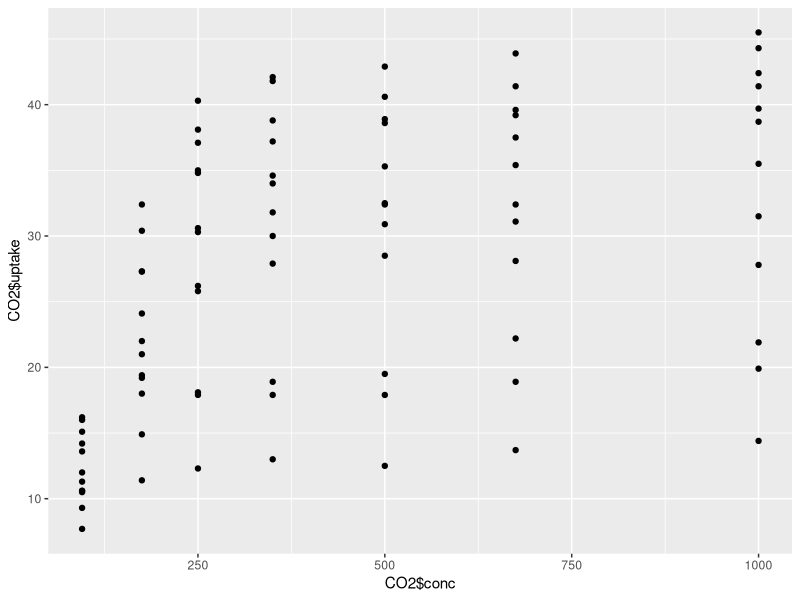
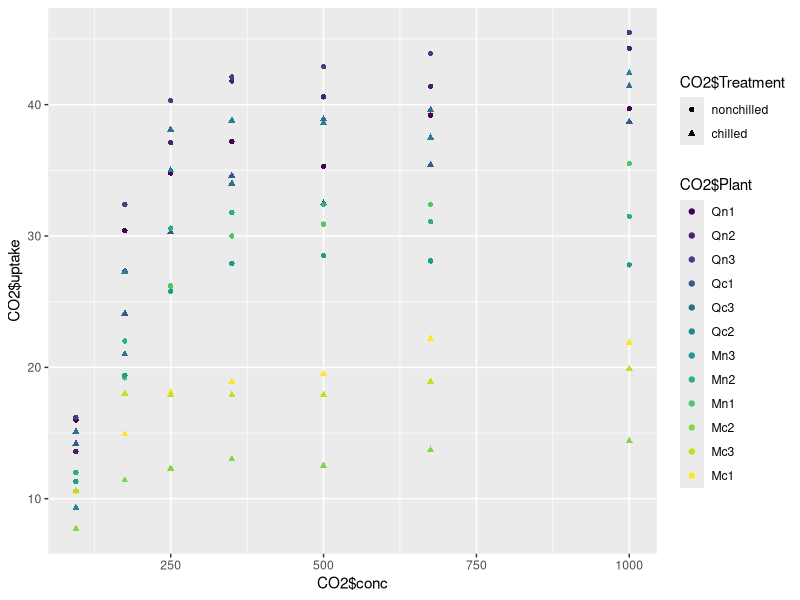
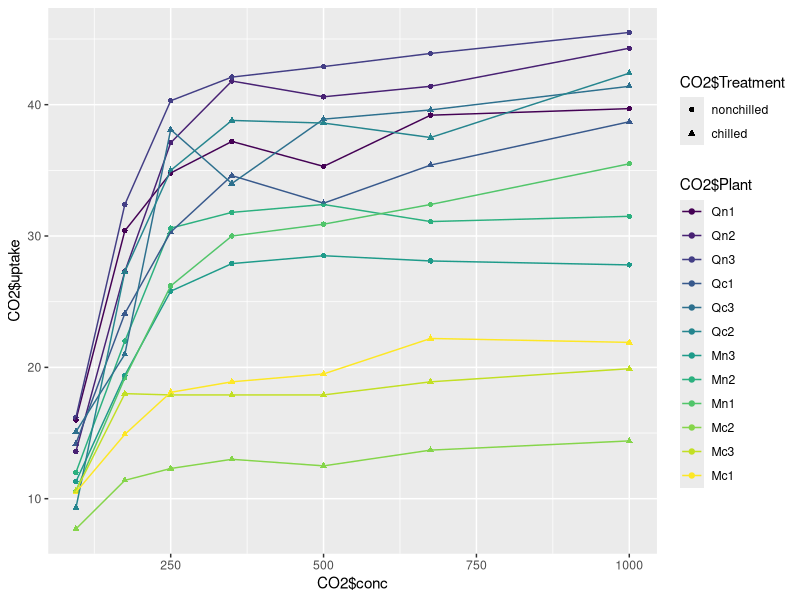
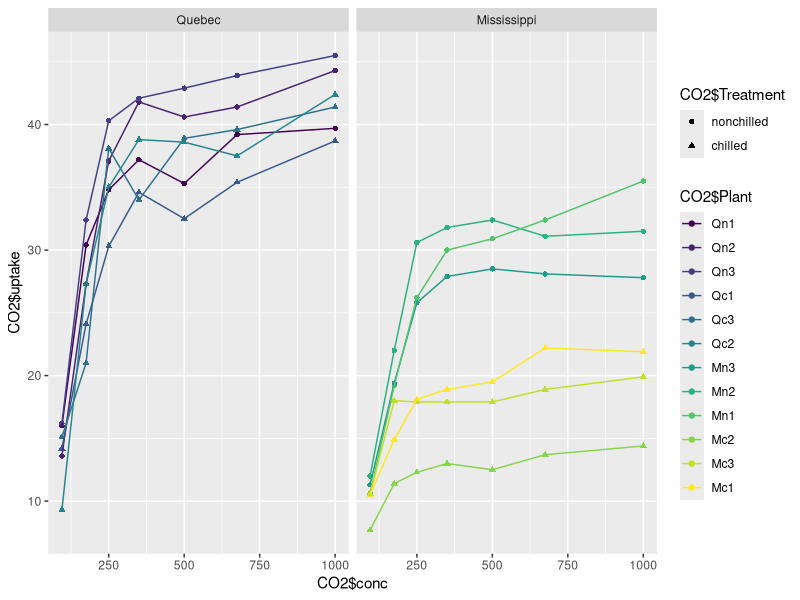

Here is the R script that generated these plots, in order:
#Qplot
#simple plot
# adding aes
# adding layers with geom
# adding comparison with facet

library(ggplot2)
?econdata
head(co2)
names(co2)
#Simple qplot
qplot(CO2$conc, CO2$uptake, data = CO2) 
# adding aes:colour and shape
qplot(CO2$conc, CO2$uptake, data = CO2, shape = CO2$Treatment, colour = CO2$Plant)
# adding layers with geom : point and lines
qplot(CO2$conc, CO2$uptake, data = CO2, shape = CO2$Treatment, colour = CO2$Plant, geom = c("point", "line"))
# adding comparison with facet
qplot(CO2$conc, CO2$uptake, data = transform(CO2, fct = CO2$Type), shape = CO2$Treatment, colour = CO2$Plant, geom = c("point", "line"), facets = ~fct)
